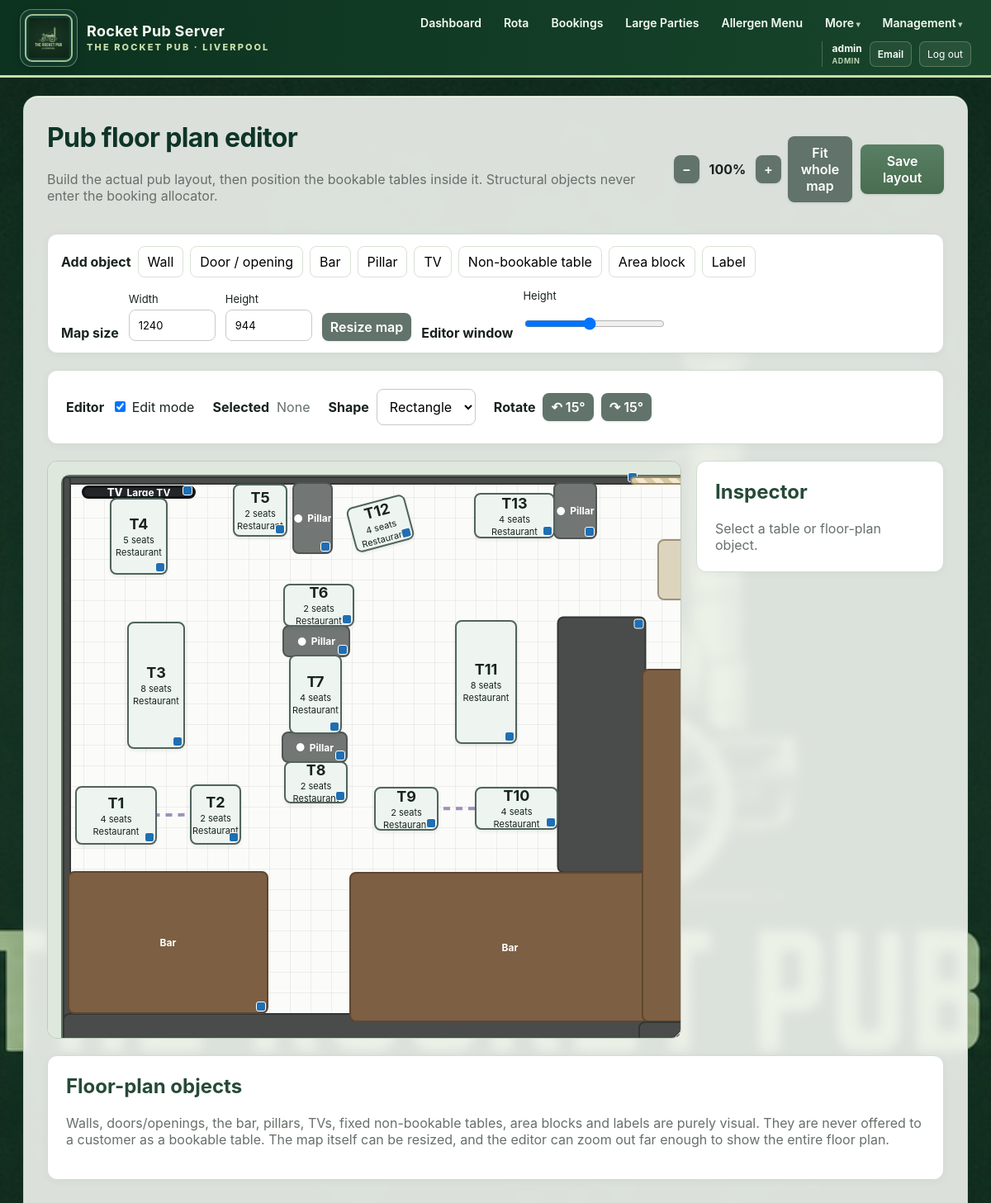
Screenshot of /table-layout (signed in) with the database file from the repository.
### app/models.py (models this page shows, shortened)
class AppUser(db.Model):
    id = db.Column(db.Integer, primary_key=True)
    username = db.Column(
        db.String(80),
        nullable=False,
        unique=True,
        index=True,
    )
    password_hash = db.Column(db.String(255), nullable=False)
    role = db.Column(
        db.String(20),
        nullable=False,
        default="staff",
        index=True,
    )
    must_change_password = db.Column(
        db.Boolean,
        nullable=False,
        default=True,
    )
    email = db.Column(db.String(255), unique=True, index=True)
    pending_email = db.Column(db.String(255))
    email_verified = db.Column(db.Boolean, nullable=False, default=False)
    email_verification_code_hash = db.Column(db.String(255))
    email_verification_expires_at = db.Column(db.DateTime)
    password_reset_code_hash = db.Column(db.String(255))
    password_reset_expires_at = db.Column(db.DateTime)
    active = db.Column(db.Boolean, nullable=False, default=True)
    created_at = db.Column(db.DateTime, default=datetime.utcnow)
    last_login_at = db.Column(db.DateTime)
    @property
    def is_manager(self):
        return self.role in {"manager", "admin"}

class FloorPlanSetting(db.Model):
    id = db.Column(db.Integer, primary_key=True)
    name = db.Column(db.String(50), nullable=False, unique=True, default="main")
    canvas_width = db.Column(db.Integer, nullable=False, default=1200)
    canvas_height = db.Column(db.Integer, nullable=False, default=760)
    background_note = db.Column(db.String(200))

class FloorPlanObject(db.Model):
    id = db.Column(db.Integer, primary_key=True)
    object_type = db.Column(db.String(40), nullable=False, index=True)
    label = db.Column(db.String(120))
    x_position = db.Column(db.Float, nullable=False, default=80)
    y_position = db.Column(db.Float, nullable=False, default=80)
    layout_width = db.Column(db.Float, nullable=False, default=100)
    layout_height = db.Column(db.Float, nullable=False, default=60)
    layout_rotation = db.Column(db.Float, nullable=False, default=0)
    layout_shape = db.Column(
        db.String(20),
        nullable=False,
        default="rectangle"
    )
    z_index = db.Column(db.Integer, nullable=False, default=1)
    area_id = db.Column(db.Integer, db.ForeignKey("area.id"))
    area = db.relationship("Area")

class PubTable(db.Model):
    id = db.Column(db.Integer, primary_key=True)
    number = db.Column(db.String(20), nullable=False, unique=True, index=True)
    capacity = db.Column(db.Integer, nullable=False)
    area_id = db.Column(db.Integer, db.ForeignKey("area.id"), nullable=False)
    near_tv = db.Column(db.Boolean, default=False)
    has_bench = db.Column(db.Boolean, default=False)
    accessible = db.Column(db.Boolean, default=False)
    unsuitable_for_food = db.Column(db.Boolean, default=False)
    active = db.Column(db.Boolean, default=True)
    x_position = db.Column(db.Float, default=40)
    y_position = db.Column(db.Float, default=40)
    layout_width = db.Column(db.Float, default=90)
    layout_height = db.Column(db.Float, default=60)
    layout_shape = db.Column(db.String(20), default="rectangle")
    layout_rotation = db.Column(db.Float, default=0)
    area = db.relationship("Area", back_populates="tables")
    booking_links = db.relationship(
        "BookingTable",
        back_populates="table",
        cascade="all, delete-orphan"
    )

class Area(db.Model):
    id = db.Column(db.Integer, primary_key=True)
    name = db.Column(db.String(80), nullable=False, unique=True)
    tables = db.relationship("PubTable", back_populates="area")

### app/routes.py (the view)
@main.route("/table-layout")
def table_layout():
    tables = db.session.scalars(
        db.select(PubTable).order_by(*table_order_clause())
    ).all()
    areas = db.session.scalars(
        db.select(Area).order_by(Area.name)
    ).all()
    pairings = db.session.scalars(
        db.select(TablePairing)
    ).all()
    settings = db.session.scalar(
        db.select(FloorPlanSetting).where(
            FloorPlanSetting.name == "main"
        )
    )
    floor_objects = db.session.scalars(
        db.select(FloorPlanObject)
        .order_by(FloorPlanObject.z_index, FloorPlanObject.id)
    ).all()
    return render_template(
        "table_layout.html",
        tables=tables,
        areas=areas,
        pairings=pairings,
        settings=settings,
        floor_objects=floor_objects,
    )

### app/templates/table_layout.html (shortened to what this page needs)
{% extends "base.html" %}
{% block content %}
<div class="page-heading">
    <div>
        <h1>Pub floor plan editor</h1>
        <p>
            Build the actual pub layout, then position the bookable tables inside it.
            Structural objects never enter the booking allocator.
        </p>
    </div>
    <div class="heading-actions">
        <div class="zoom-controls">
            <button class="button secondary compact-button"
                    type="button"
                    id="layout-zoom-out">
                −
            </button>
            <span id="layout-zoom-label">100%</span>
            <button class="button secondary compact-button"
                    type="button"
                    id="layout-zoom-in">
                +
            </button>
            <button class="button secondary"
                    type="button"
                    id="layout-fit-view">
                Fit whole map
            </button>
        </div>
        <button class="button"
                type="button"
                id="layout-save">
            Save layout
        </button>
    </div>
</div>
<div class="floor-editor-toolbar card">
    <div class="floor-editor-tool-group">
        <strong>Add object</strong>
        <button type="button" class="floor-tool-button" data-add-object="wall">
            Wall
        </button>
        <button type="button" class="floor-tool-button" data-add-object="door">
            Door / opening
        </button>
        <button type="button" class="floor-tool-button" data-add-object="bar">
            Bar
        </button>
        <button type="button" class="floor-tool-button" data-add-object="pillar">
            Pillar
        </button>
        <button type="button" class="floor-tool-button" data-add-object="tv">
            TV
        </button>
        <button type="button" class="floor-tool-button" data-add-object="fixed_table">
            Non-bookable table
        </button>
        <button type="button" class="floor-tool-button" data-add-object="area">
            Area block
        </button>
        <button type="button" class="floor-tool-button" data-add-object="label">
            Label
        </button>
    </div>
    <div class="floor-size-controls">
        <strong>Map size</strong>
        <label>
            Width
            <input type="number"
                   id="floor-map-width"
                   min="600"
                   max="3000"
                   step="50"
                   value="{{ settings.canvas_width if settings else 1200 }}">
        </label>
        <label>
            Height
            <input type="number"
                   id="floor-map-height"
                   min="400"
                   max="2200"
                   step="50"
                   value="{{ settings.canvas_height if settings else 760 }}">
        </label>
        <button class="button secondary compact-button"
                type="button"
                id="apply-map-size">
            Resize map
        </button>
        <strong>Editor window</strong>
        <label>
            Height
            <input type="range"
                   id="editor-window-height"
                   min="450"
                   max="1000"
                   step="25"
                   value="700">
        </label>
    </div>
</div>
<div class="layout-toolbar card">
    <div class="layout-toolbar-group">
        <strong>Editor</strong>
        <label class="checkbox-row">
            <input type="checkbox" id="layout-edit-mode" checked>
            Edit mode
        </label>
    </div>
    <div class="layout-toolbar-group">
        <strong>Selected</strong>
        <span id="selected-table-label" class="muted">None</span>
    </div>
    <div class="layout-toolbar-group">
        <strong>Shape</strong>
        <select id="layout-shape">
            <option value="rectangle">Rectangle</option>
        </select>
    </div>
    <div class="layout-toolbar-group">
        <strong>Rotate</strong>
        <button type="button" class="button secondary compact-button" id="layout-rotate-left">
            ↶ 15°
        </button>
        <button type="button" class="button secondary compact-button" id="layout-rotate-right">
            ↷ 15°
        </button>
    </div>
</div>
<div class="layout-workspace">
    <section class="floor-plan-shell" id="floor-plan-shell">
        <div class="floor-plan-zoom-surface" id="floor-plan-zoom-surface">
            <div class="floor-plan-stage"
                 id="floor-plan-stage"
                 style="
                    width: {{ settings.canvas_width if settings else 1200 }}px;
                    height: {{ settings.canvas_height if settings else 760 }}px;
                 ">
            <div class="floor-plan-grid"></div>
            {% for floor_object in floor_objects %}
                <div class="floor-object
                            object-{{ floor_object.object_type }}
                            shape-{{ floor_object.layout_shape or 'rectangle' }}"
                     data-kind="object"
                     data-object-id="{{ floor_object.id }}"
                     data-object-type="{{ floor_object.object_type }}"
                     data-label="{{ floor_object.label or '' }}"
                     data-area-id="{{ floor_object.area_id or '' }}"
                     data-shape="{{ floor_object.layout_shape or 'rectangle' }}"
                     data-rotation="{{ floor_object.layout_rotation or 0 }}"
                     data-z-index="{{ floor_object.z_index or 1 }}"
                     style="
                        left: {{ floor_object.x_position }}px;
                        top: {{ floor_object.y_position }}px;
                        width: {{ floor_object.layout_width }}px;
                        height: {{ floor_object.layout_height }}px;
                        transform: rotate({{ floor_object.layout_rotation or 0 }}deg);
                        z-index: {{ floor_object.z_index or 1 }};
                     ">
                    <div class="floor-object-content">
                        {% if floor_object.object_type == "tv" %}
                            <span class="floor-icon">TV</span>
                        {% elif floor_object.object_type == "pillar" %}
                            <span class="floor-icon">●</span>
                        {% elif floor_object.object_type == "stairs" %}
                            <span class="floor-icon">≋</span>
                        {% elif floor_object.object_type == "pool_table" %}
                            <span class="floor-icon">POOL</span>
                        {% endif %}
                        <span class="floor-object-label">
                            {{ floor_object.label }}
                        </span>
                    </div>
                    <div class="resize-handle" title="Resize"></div>
                </div>
            {% endfor %}
            {% for table in tables %}
                <div class="layout-table
                            shape-{{ table.layout_shape or 'rectangle' }}
                            {% if not table.active %}layout-table-inactive{% endif %}"
                     data-kind="table"
                     data-table-id="{{ table.id }}"
                     data-number="{{ table.number }}"
                     data-capacity="{{ table.capacity }}"
                     data-area-id="{{ table.area_id }}"
                     data-area-name="{{ table.area.name }}"
                     data-near-tv="{{ '1' if table.near_tv else '0' }}"
                     data-has-bench="{{ '1' if table.has_bench else '0' }}"
                     data-accessible="{{ '1' if table.accessible else '0' }}"
                     data-unsuitable-food="{{ '1' if table.unsuitable_for_food else '0' }}"
                     data-active="{{ '1' if table.active else '0' }}"
                     data-shape="{{ table.layout_shape or 'rectangle' }}"
                     data-rotation="{{ table.layout_rotation or 0 }}"
                     style="
                        left: {{ table.x_position or 40 }}px;
                        top: {{ table.y_position or 40 }}px;
                        width: {{ table.layout_width or 90 }}px;
                        height: {{ table.layout_height or 60 }}px;
                        transform: rotate({{ table.layout_rotation or 0 }}deg);
                     ">
                    <div class="layout-table-content">
                        <strong>T{{ table.number }}</strong>
                        <span>{{ table.capacity }} seats</span>
                        <small>{{ table.area.name }}</small>
                    </div>
                    <div class="resize-handle" title="Resize table"></div>
                </div>
            {% endfor %}
            <svg class="pairing-lines"
                 id="pairing-lines"
                 width="100%"
                 height="100%"
                 aria-hidden="true"></svg>
            </div>
        </div>
    </section>
    <aside class="layout-inspector card">
        <h2>Inspector</h2>
        <div id="layout-inspector-empty" class="muted">
            Select a table or floor-plan object.
        </div>
    </aside>
</div>
<div class="card">
    <h2>Floor-plan objects</h2>
    <p class="muted">
        Walls, doors/openings, the bar, pillars, TVs, fixed non-bookable
        tables, area blocks and labels are purely visual. They are never offered
        to a customer as a bookable table. The map itself can be resized, and
        the editor can zoom out far enough to show the entire floor plan.
    </p>
</div>
{% endblock %}

### app/templates/base.html (shortened to what this page needs)
<!doctype html>
<html lang="en">
<head>
    <link rel="stylesheet"
          href="{{ url_for('static', filename='css/style.css') }}">
</head>
<body>
<header class="topbar">
    <a class="brand"
       href="{{ url_for('main.dashboard') }}"
       aria-label="Rocket Pub Server dashboard">
        <span class="brand-logo-frame">
            <img src="{{ url_for('static', filename='images/rocket-pub-header-logo.png') }}"
                 alt="The Rocket Pub Liverpool logo">
        </span>
        <span class="brand-copy">
            <strong>Rocket Pub Server</strong>
            <small>The Rocket Pub · Liverpool</small>
        </span>
    </a>
    {% if current_user %}
    <nav class="main-nav">
        <a class="{% if request.endpoint == 'main.dashboard' %}active{% endif %}"
           href="{{ url_for('main.dashboard') }}">Dashboard</a>
        <a class="{% if request.endpoint and request.endpoint.startswith('main.rota') %}active{% endif %}"
           href="{{ url_for('main.rota_home') }}">Rota</a>
        <a class="{% if request.endpoint in ['main.bookings', 'main.new_booking', 'main.edit_booking'] %}active{% endif %}"
           href="{{ url_for('main.bookings') }}">Bookings</a>
        <a class="{% if request.endpoint in ['main.large_parties', 'main.new_large_party', 'main.edit_large_party'] %}active{% endif %}"
           href="{{ url_for('main.large_parties') }}">Large Parties</a>
        <a class="{% if request.endpoint in ['main.allergen_menu', 'main.allergen_new', 'main.allergen_edit'] %}active{% endif %}"
           href="{{ url_for('main.allergen_menu') }}">Allergen Menu</a>
        <details class="nav-menu">
            <summary>More</summary>
        </details>
        {% if current_user.is_manager %}
            <details class="nav-menu management-menu">
                <summary>Management</summary>
            </details>
        {% endif %}
        <div class="account-menu">
            <span>
                {{ current_user.username }}
                <small>{{ current_user.role|title }}</small>
            </span>
            <a class="topbar-account-link"
               href="{{ url_for('main.email_setup') }}">
                Email
            </a>
            <form method="post" action="{{ url_for('main.logout') }}">
                <button type="submit" class="topbar-logout">Log out</button>
            </form>
        </div>
    </nav>
    {% endif %}
</header>
<main class="container">
    {% block content %}{% endblock %}
</main>
</body>
</html>

### rows the page displays
AppUser: username "admin", role "ADMIN"
FloorPlanSetting: canvas_width "1240", canvas_height "944"
FloorPlanObject: label "Pillar"
FloorPlanObject: label "Pillar"
FloorPlanObject: label "Pillar"
FloorPlanObject: label "Bar"
FloorPlanObject: label "Bar"
FloorPlanObject: label "Pillar"
FloorPlanObject: object_type "TV", label "Large TV"
PubTable: number "1", capacity "4", area.name "Restaurant"
PubTable: number "2", capacity "2", area.name "Restaurant"
PubTable: number "3", capacity "8", area.name "Restaurant"
PubTable: number "4", capacity "5", area.name "Restaurant"
PubTable: number "5", capacity "2", area.name "Restaurant"
PubTable: number "6", capacity "2", area.name "Restaurant"
PubTable: number "7", capacity "4", area.name "Restaurant"
PubTable: number "8", capacity "2", area.name "Restaurant"
PubTable: number "9", capacity "2", area.name "Restaurant"
PubTable: number "10", capacity "4", area.name "Restaurant"
PubTable: number "11", capacity "8", area.name "Restaurant"
PubTable: number "12", capacity "4", area.name "Restaurant"
PubTable: number "13", capacity "4", area.name "Restaurant"
